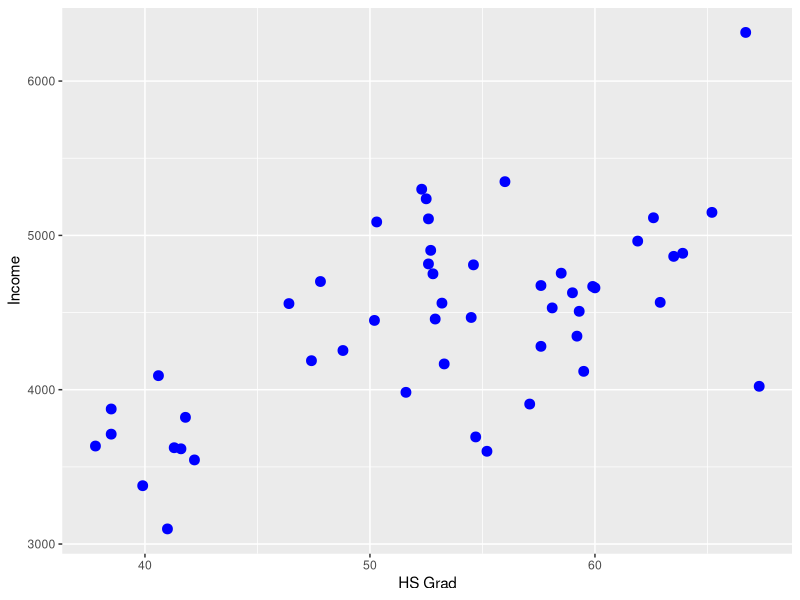
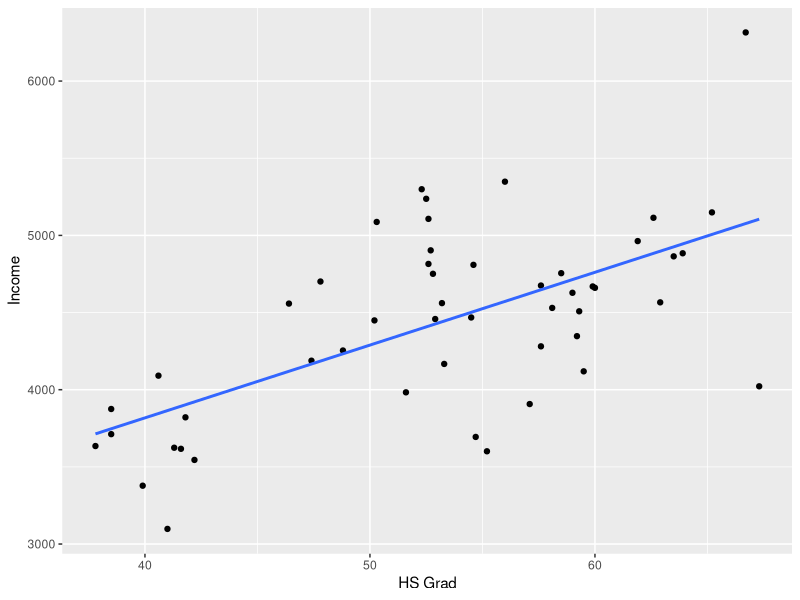
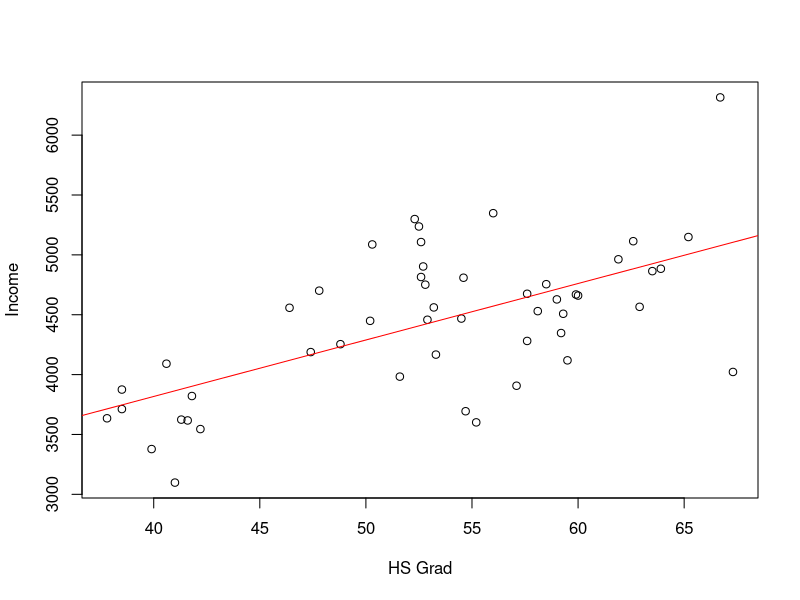
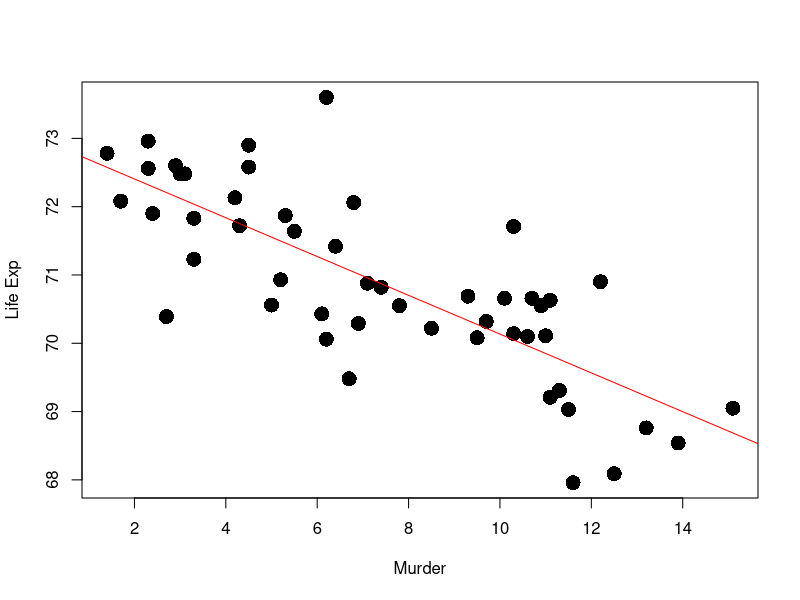

Generate these figures, in order, with R:
## ---- chunk 1

## ---- chunk 2
data(state)
library(tidyverse)
## ---- chunk 3
states <- as.data.frame(state.x77) 
## ---- chunk 4
ggplot(states) +
  geom_point(aes(`HS Grad`, Income), col="blue", size =3) #HS Grad is a variable with a space. You have to put it in quotes
## ---- chunk 5
ggplot(states, aes(`HS Grad`, Income)) + 
  geom_point() + 
  geom_smooth(method="lm", se=FALSE) #Standard Error = False
## ---- chunk 6
m <- lm(Income ~ `HS Grad`, data=states) 
summary(m)
coef(m)
## ---- chunk 7
plot(Income ~ `HS Grad`, data=states)
abline(m, col="red")
## ---- chunk 8
m <- lm(`Life Exp` ~ Murder, data=states)
plot(`Life Exp` ~ Murder, data=states, pch=16, cex=2)
abline(m, col="red")
## ---- chunk 9
m <- lm(Income ~ `HS Grad` + Illiteracy, data=states) # Use '+' to include more variables
summary(m)
#Intercept would be when HS Grad and Illiteracy is 0.
